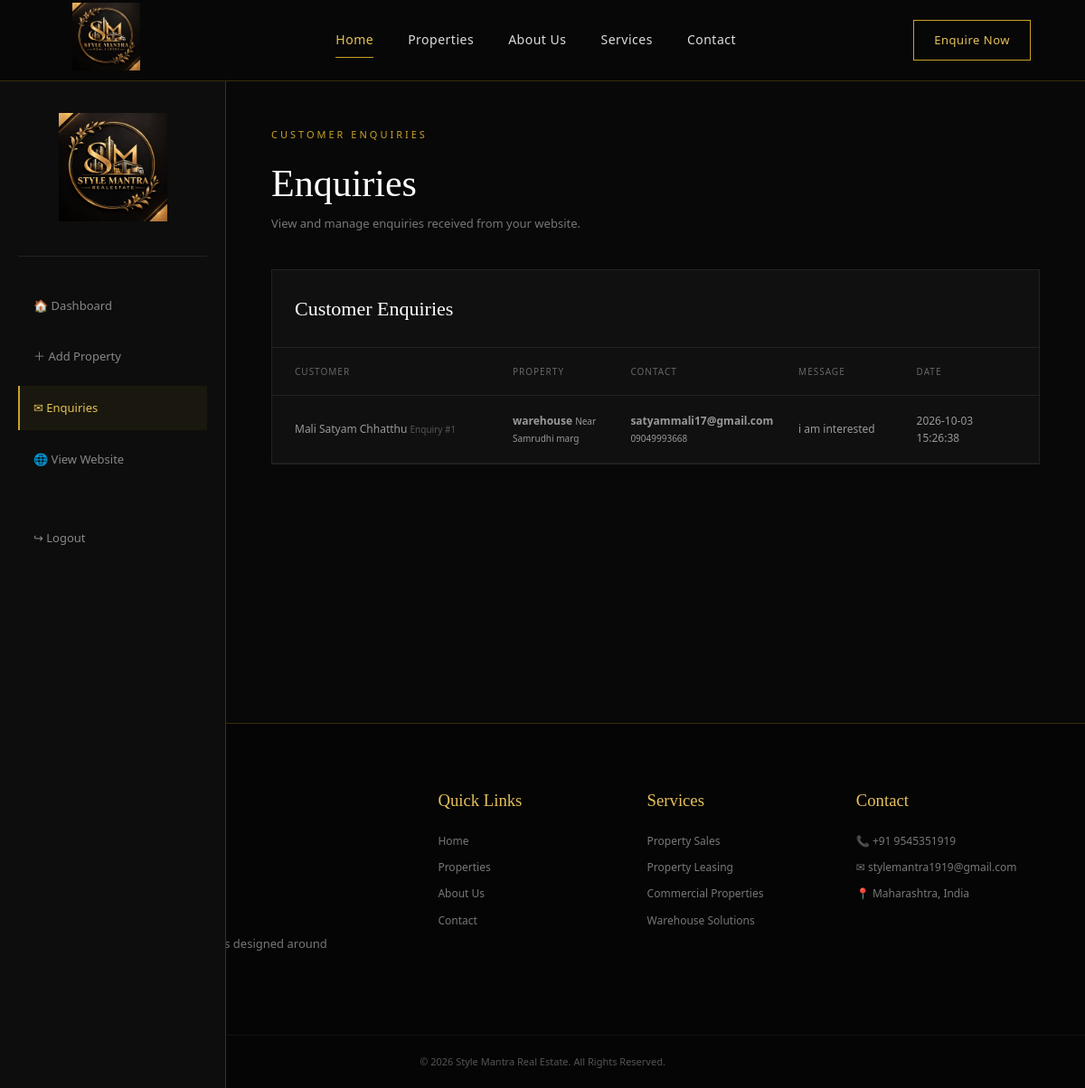
The app's page /enquiries (signed in) with its own data.
### tables this page shows
CREATE TABLE enquiries (

            id INTEGER PRIMARY KEY AUTOINCREMENT,

            property_id INTEGER,

            name TEXT NOT NULL,

            email TEXT NOT NULL,

            phone TEXT,

            message TEXT,

            created_at TIMESTAMP DEFAULT CURRENT_TIMESTAMP,

            FOREIGN KEY (property_id)
            REFERENCES properties(id)

        );

CREATE TABLE properties (
            id INTEGER PRIMARY KEY AUTOINCREMENT,

            title TEXT NOT NULL,

            property_type TEXT NOT NULL,

            price TEXT NOT NULL,

            location TEXT NOT NULL,

            area TEXT,

            bedrooms INTEGER,

            bathrooms INTEGER,

            description TEXT,

            image TEXT,

            status TEXT DEFAULT 'Available'
        );

### app.py (the view)
@app.route("/enquiries")
def enquiries():
    if "owner_id" not in session:
        return redirect(
            url_for("login")
        )
    connection = get_db()
    enquiries = connection.execute("""
        SELECT
            enquiries.id,
            enquiries.name,
            enquiries.email,
            enquiries.phone,
            enquiries.message,
            enquiries.created_at,

            properties.title AS property_title,
            properties.location AS property_location

        FROM enquiries

        LEFT JOIN properties
        ON enquiries.property_id = properties.id

        ORDER BY enquiries.id DESC
    """).fetchall()
    connection.close()
    return render_template(
        "enquiries.html",
        enquiries=enquiries
    )

### database.py (called while the page is built)
def get_db():
    connection = sqlite3.connect(
        DATABASE
    )
    connection.row_factory = sqlite3.Row
    return connection

### templates/enquiries.html (shortened to what this page needs)
{% extends "base.html" %}
{% block content %}
<section class="dashboard-page">
    <aside class="dashboard-sidebar">
        <div class="dashboard-logo">
            <img
                src="{{ url_for(
                    'static',
                    filename='images/logo.png'
                ) }}"
                alt="Style Mantra"
            >
        </div>
        <div class="sidebar-menu">
            <a
                href="{{ url_for('dashboard') }}"
                class="sidebar-link"
            >
                🏠 Dashboard
            </a>
            <a
                href="{{ url_for('add_property') }}"
                class="sidebar-link"
            >
                ＋ Add Property
            </a>
            <a
                href="{{ url_for('enquiries') }}"
                class="sidebar-link active"
            >
                ✉ Enquiries
            </a>
            <a
                href="{{ url_for('home') }}"
                class="sidebar-link"
            >
                🌐 View Website
            </a>
            <a
                href="{{ url_for('logout') }}"
                class="sidebar-link logout"
            >
                ↪ Logout
            </a>
        </div>
    </aside>
    <main class="dashboard-main">
        <div class="dashboard-top">
            <div>
                <p class="section-label">
                    CUSTOMER ENQUIRIES
                </p>
                <h1>
                    Enquiries
                </h1>
                <p>
                    View and manage enquiries
                    received from your website.
                </p>
            </div>
        </div>
        <div class="dashboard-table-container">
            <div class="table-heading">
                <h2>
                    Customer Enquiries
                </h2>
            </div>
            {% if enquiries %}
            <div class="property-table">
                <div class="table-header">
                    <span>
                        Customer
                    </span>
                    <span>
                        Property
                    </span>
                    <span>
                        Contact
                    </span>
                    <span>
                        Message
                    </span>
                    <span>
                        Date
                    </span>
                </div>
                {% for enquiry in enquiries %}
                <div class="table-row">
                    <div class="table-property">
                        <div>
                            <a
                                href="{{ url_for(
                                    'enquiry_details',
                                    enquiry_id=enquiry['id']
                                ) }}"
                                class="enquiry-customer-link"
                            >
                                {{ enquiry["name"] }}
                            </a>
                            <small>
                                Enquiry #{{ enquiry["id"] }}
                            </small>
                        </div>
                    </div>
                    <div>
                        <strong>
                            {{ enquiry["property_title"] }}
                        </strong>
                        <small>
                            {{ enquiry["property_location"] }}
                        </small>
                    </div>
                    <div>
                        <strong>
                            {{ enquiry["email"] }}
                        </strong>
                        <small>
                            {{ enquiry["phone"] }}
                        </small>
                    </div>
                    <div class="enquiry-message">
                        {{ enquiry["message"] }}
                    </div>
                    <div>
                        {{ enquiry["created_at"] }}
                    </div>
                </div>
                {% endfor %}
            </div>
            {% endif %}
        </div>
    </main>
</section>
{% endblock %}

### static/css/style.css (style rules this page uses)
* { margin: 0; padding: 0; box-sizing: border-box; }
html { scroll-behavior: smooth; }
body { background: #080808; color: #ffffff; font-family: "Segoe UI", Arial, sans-serif; line-height: 1.6; }
a { text-decoration: none; color: inherit; }
:root { --black: #080808; --black-light: #111111; --black-card: #151515; --gold: #C9A227; --gold-light: #E5C15A; --gold-dark: #8E6B16; --cream: #F5E7C1; --white: #FFFFFF; --gray: #A5A5A5; --border: rgba(201, 162, 39, 0.25); }
.section-label { color: var(--gold); font-size: 11px; letter-spacing: 3px; margin-bottom: 12px; }
.dashboard-page { min-height: 100vh; padding-top: 90px; display: flex; background: #080808; }
.dashboard-sidebar { width: 250px; position: fixed; top: 90px; bottom: 0; left: 0; background: #0d0d0d; border-right: 1px solid var(--border); padding: 35px 20px; }
.dashboard-logo { text-align: center; padding-bottom: 30px; border-bottom: 1px solid #222; margin-bottom: 30px; }
.dashboard-logo img { width: 120px; }
.sidebar-menu { display: flex; flex-direction: column; gap: 8px; }
.sidebar-link { padding: 14px 15px; color: #888; font-size: 13px; border-left: 2px solid transparent; transition: 0.3s; }
.sidebar-link:hover, .sidebar-link.active { color: var(--gold-light); background: rgba(201,162,39,0.07); border-left-color: var(--gold); }
.sidebar-link.logout { margin-top: 30px; }
.dashboard-main { width: calc(100% - 250px); margin-left: 250px; padding: 50px; }
.dashboard-top { display: flex; justify-content: space-between; align-items: center; margin-bottom: 40px; }
.dashboard-top h1 { font-family: Georgia, serif; font-size: 42px; font-weight: 400; }
.dashboard-top p:not(.section-label) { color: #777; font-size: 13px; }
.dashboard-table-container { background: #101010; border: 1px solid #222; }
.table-heading { padding: 25px; border-bottom: 1px solid #222; }
.table-heading h2 { font-family: Georgia, serif; font-weight: 400; font-size: 22px; }
.property-table { width: 100%; }
.table-header, .table-row { display: grid; grid-template-columns: 2fr 1fr 1.5fr 1fr 1fr; gap: 20px; align-items: center; padding: 18px 25px; }
.table-header { color: #666; font-size: 10px; text-transform: uppercase; letter-spacing: 1px; border-bottom: 1px solid #222; }
.table-row { color: #999; font-size: 12px; border-bottom: 1px solid #1d1d1d; transition: 0.3s; }
.table-property { display: flex; align-items: center; gap: 12px; }
.table-property small { color: #555; }

### records on screen
enquiries: name "Mali Satyam Chhatthu", id "1", property_title "warehouse", property_location "Near Samrudhi marg", email "satyammali17@gmail.com", phone "09049993668", message "i am interested", created_at "2026-10-03 15:26:38"
